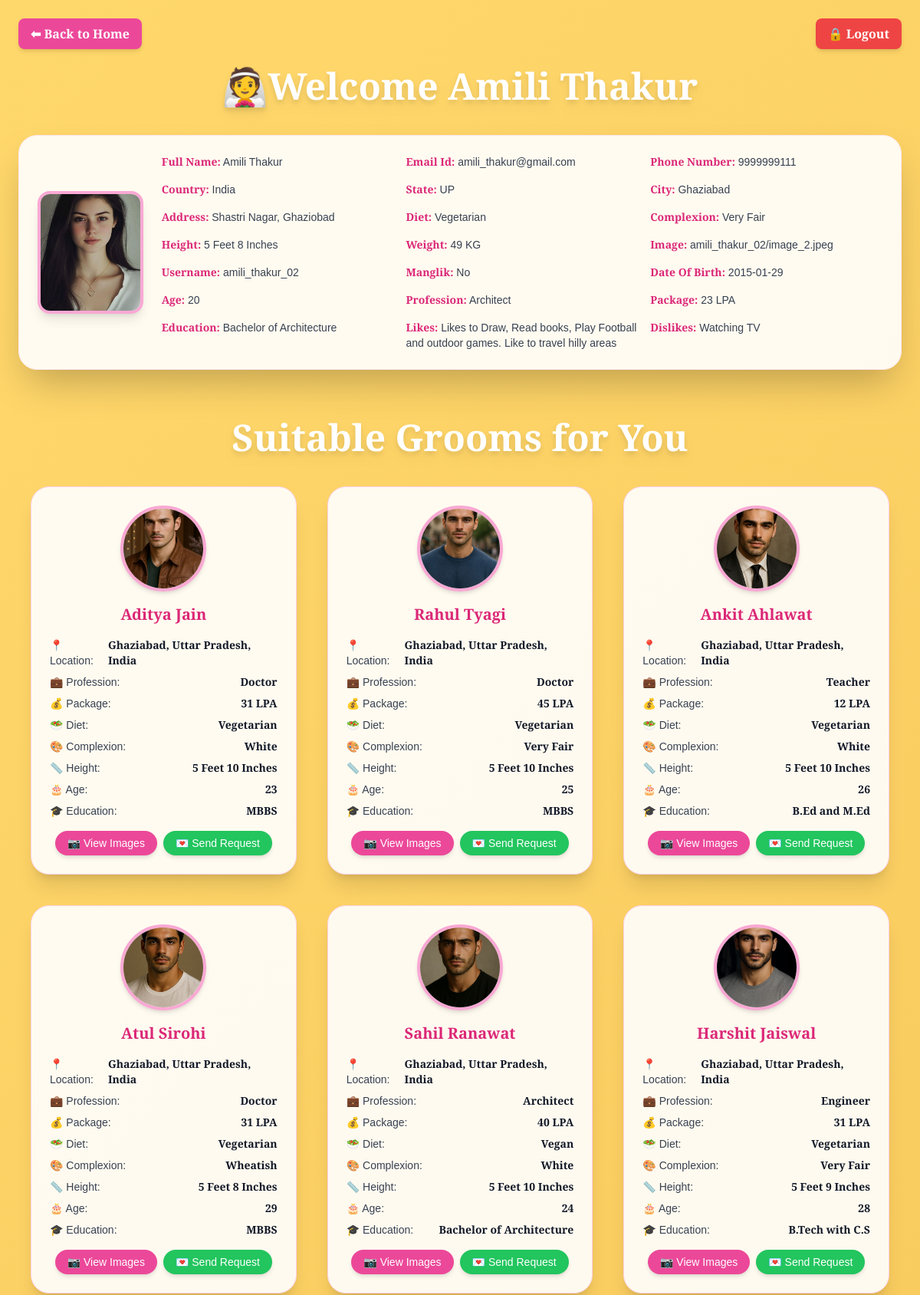
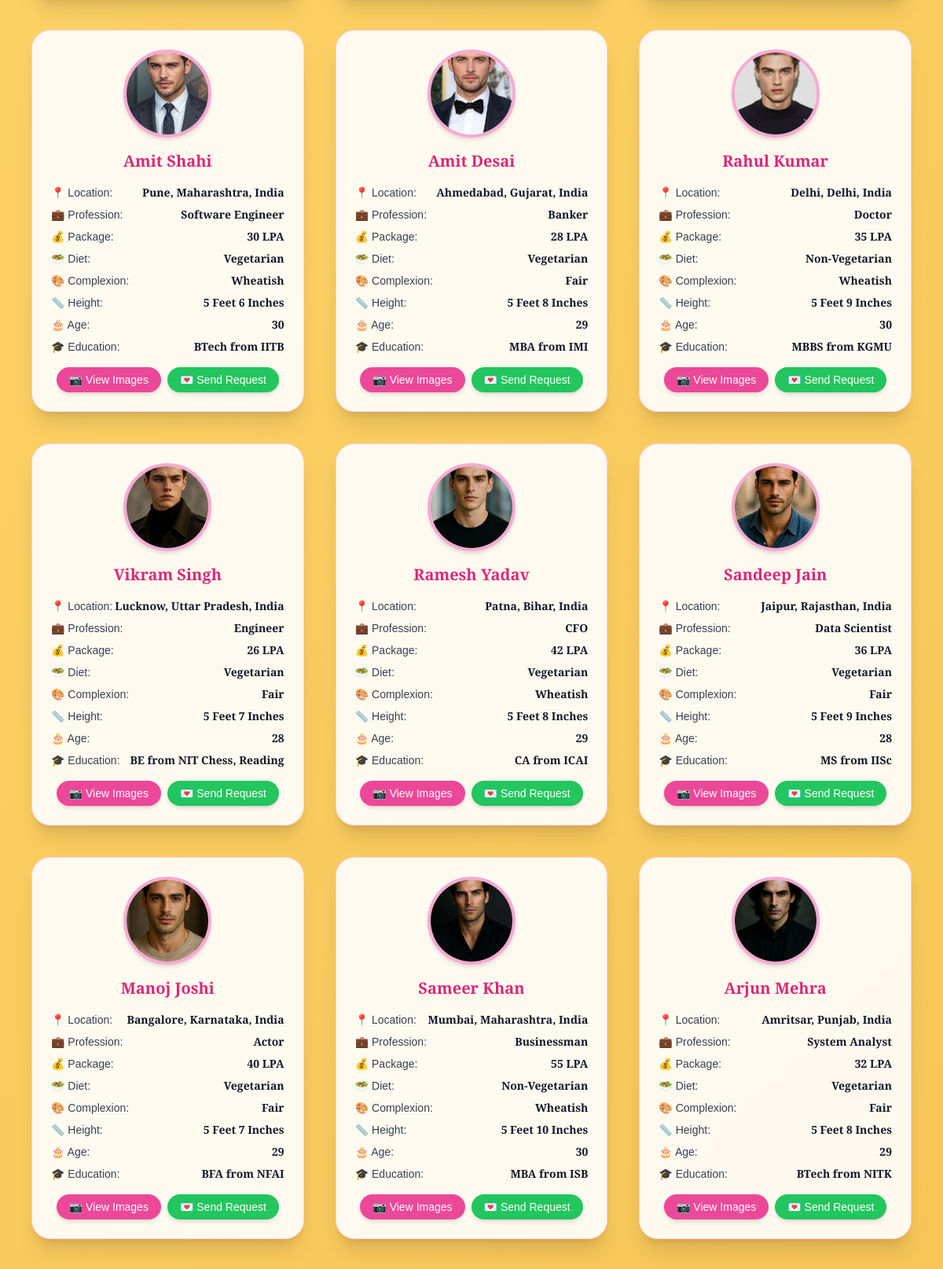
Page /bride-profile/amili_thakur_02 (upper part) on the committed database (2 pictures, top to bottom).
### tables this page shows
CREATE TABLE Bride_profile (
            id INTEGER PRIMARY KEY AUTOINCREMENT,
            full_name TEXT,
            email_id TEXT,
            phone_number TEXT,
            country TEXT,
            state TEXT,
            city TEXT,
            address TEXT,
            diet TEXT,
            complexion TEXT,
            height TEXT,
            weight TEXT,
            image TEXT,
            video TEXT,
            username TEXT,
            password TEXT,  -- Added password column
            manglik TEXT,
            date_of_birth TEXT,
            age INTEGER,
            profession TEXT,
            package TEXT,
            education TEXT,
            likes TEXT,
            dislikes TEXT
        );

CREATE TABLE Groom_profile (
            id INTEGER PRIMARY KEY AUTOINCREMENT,
            full_name TEXT,
            email_id TEXT,
            phone_number TEXT,
            country TEXT,
            state TEXT,
            city TEXT,
            address TEXT,
            diet TEXT,
            complexion TEXT,
            height TEXT,
            weight TEXT,
            image TEXT,
            video TEXT,
            username TEXT,
            password TEXT,  -- Added password column
            manglik TEXT,
            date_of_birth TEXT,
            age INTEGER,
            profession TEXT,
            package TEXT,
            education TEXT,
            likes TEXT,
            dislikes TEXT
        );

### app.py (the view, shortened to what this page needs)
@app.route("/bride-profile/<username>")
def bride_profile(username):
    conn = sqlite3.connect("jeevansathi.db")
    cursor = conn.cursor()
    cursor.execute("SELECT * FROM Bride_profile WHERE username = ?", (username,))
    profile = cursor.fetchone()
    cursor.execute("SELECT * FROM Groom_profile")
    grooms = cursor.fetchall()
    cursor.execute("SELECT * FROM Requests WHERE sender = ? OR receiver = ?", (username, username))
    requests = cursor.fetchall()
    conn.close()
    if profile:
        profile_data = {
            "full_name": profile[1],
            "email_id": profile[2],
            "phone_number": profile[3],
            "country": profile[4],
            "state": profile[5],
            "city": profile[6],
            "address": profile[7],
            "diet": profile[8],
            "complexion": profile[9],
            "height": profile[10],
            "weight": profile[11],
            "image": profile[12].split(",")[0].replace("\\", "/"),  # Normalize path to use forward slashes
            "username": profile[14],
            "manglik": profile[16],
            "date_of_birth": profile[17],
            "age": profile[18],
            "profession": profile[19],
            "package": profile[20],
            "education": profile[21],
            "likes": profile[22],
            "dislikes": profile[23],
        }
        groom_profiles = []
        for groom in grooms:
            groom_data = {
                "full_name": groom[1],
                "country": groom[4],
                "state": groom[5],
                "city": groom[6],
                "diet": groom[8],
                "complexion": groom[9],
                "height": groom[10],
                "weight": groom[11],
                "manglik": groom[16],
                "date_of_birth": groom[17],
                "age": groom[18],
                "profession": groom[19],
                "package": groom[20],
                "education": groom[21],
                "likes": groom[22],
                "dislikes": groom[23],
                "image": groom[12].split(",")[0].replace("\\", "/"),  # Normalize
                "images": [url_for('uploaded_file', filename=img.replace("\\", "/")) for img in groom[12].split(",") if img],
                "username": groom[14],
                "video": groom[13].replace("\\", "/") if groom[13] else None,  # Normalize video path if exists
                "Sender_status": None,
                "Send_Or_Receive": None,
            }
            print("here is the groom data:", groom_data)
            groom_profiles.append(groom_data)
        session['bride_profile'] = profile_data
        return render_template("bride-profile.html", profile=profile_data, grooms=groom_profiles)
    else:
        flash("Profile not found!")
        return redirect(url_for("home"))

### templates/bride-profile.html (shortened to what this page needs)
<!DOCTYPE html>
<html lang="en">
<head>
  <script src="https://cdn.tailwindcss.com"></script>
</head>
<body class="min-h-screen flex flex-col items-center justify-start p-6">
  <div class="w-full max-w-7xl mb-6 flex justify-between">
    <a href="{{ url_for('home') }}"
       class="inline-block bg-pink-500 hover:bg-pink-600 text-white font-semibold py-2 px-4 rounded-lg shadow-md transition-all text-sm sm:text-base">
      ⬅ Back to Home
    </a>
    <a href="{{ url_for('logout') }}"
       class="inline-block bg-red-500 hover:bg-red-600 text-white font-semibold py-2 px-4 rounded-lg shadow-md transition-all text-sm sm:text-base">
      🔒 Logout
    </a>
  </div>
  <h1 class="text-5xl text-white font-bold mb-10 drop-shadow-lg">👰Welcome {{profile['full_name']}}</h1>
  <div class="w-full max-w-7xl bg-white/90 rounded-3xl shadow-2xl border border-pink-100 p-6 flex flex-col md:flex-row items-center gap-6 mb-16">
    <img src="{{ url_for('uploaded_file', filename=profile['image']) }}" alt="Bride Image"
         class="w-40 h-40 rounded-2xl border-4 border-pink-300 object-cover shadow-lg" />
    <div class="grid grid-cols-1 sm:grid-cols-2 lg:grid-cols-3 gap-4 text-sm text-gray-700 w-full">
  {% for key, value in profile.items() %}
    {% if key != 'images' and key != 'video' %}
    <div>
      <strong class="text-pink-600">{{ key.replace('_', ' ').title() }}:</strong>
      {{ value }}
    </div>
    {% endif %}
  {% endfor %}
</div>
  </div>
<h1 class="text-5xl text-white font-bold mb-10 drop-shadow-lg text-center">Suitable Grooms for You</h1>
<div class="w-full px-4">
  <div class="max-w-7xl mx-auto grid grid-cols-1 sm:grid-cols-2 lg:grid-cols-3 gap-10 mb-20">
    {% for groom in grooms %}
    <div class="bg-white/90 rounded-3xl border border-pink-200 p-6 shadow-xl hover:shadow-pink-300 transition-all duration-300 hover:scale-[1.02] flex flex-col items-center relative overflow-hidden">
      <img src="{{ url_for('uploaded_file', filename=groom['image']) }}" alt="Groom Image"
           class="w-28 h-28 rounded-full border-4 border-pink-300 object-cover shadow-md mb-4" />
      <div class="text-center w-full space-y-1">
        <h3 class="text-xl text-pink-600 font-bold">{{ groom['full_name'] }}</h3>
      </div>
      <div class="grid grid-cols-1 gap-y-2 w-full mt-4 text-sm">
        <div class="flex justify-between">
          <span class="font-medium text-gray-700">📍 Location:</span>
          <span class="font-semibold text-gray-900">{{ groom['city'] }}, {{ groom['state'] }}, {{ groom['country'] }}</span>
        </div>
        <div class="flex justify-between">
          <span class="font-medium text-gray-700">💼 Profession:</span>
          <span class="font-semibold text-gray-900">{{ groom['profession'] }}</span>
        </div>
        <div class="flex justify-between">
          <span class="font-medium text-gray-700">💰 Package:</span>
          <span class="font-semibold text-gray-900">{{ groom['package'] }}</span>
        </div>
        <div class="flex justify-between">
          <span class="font-medium text-gray-700">🥗 Diet:</span>
          <span class="font-semibold text-gray-900">{{ groom['diet'] }}</span>
        </div>
        <div class="flex justify-between">
          <span class="font-medium text-gray-700">🎨 Complexion:</span>
          <span class="font-semibold text-gray-900">{{ groom['complexion'] }}</span>
        </div>
        <div class="flex justify-between">
          <span class="font-medium text-gray-700">📏 Height:</span>
          <span class="font-semibold text-gray-900">{{ groom['height'] }}</span>
        </div>
        <div class="flex justify-between">
          <span class="font-medium text-gray-700">🎂 Age:</span>
          <span class="font-semibold text-gray-900">{{ groom['age'] }}</span>
        </div>
        <div class="flex justify-between">
          <span class="font-medium text-gray-700">🎓 Education:</span>
          <span class="font-semibold text-gray-900">{{ groom['education'] }}</span>
        </div>
      </div>
      <div class="flex flex-wrap gap-2 mt-4 justify-center">
        {% if groom['images'] and groom['images'] | length > 0 %}
        <button class="view-images-btn bg-pink-500 hover:bg-pink-600 text-white py-1.5 px-4 rounded-full shadow-md text-sm"
                data-images='{{ groom["images"] | tojson | safe }}'>📷 View Images</button>
        {% endif %}
        {% if groom['Send_Or_Receive'] == 'Sender' %}
          {% if groom['Sender_status'] == 'Waiting' %}
          <button class="request-sent-btn bg-orange-500 text-white py-1.5 px-4 rounded-full shadow-md text-sm"
                  data-groom-username="{{ groom['username'] }}">Request Sent</button>
          {% elif groom['Sender_status'] == 'Approved' %}
          <button class="accepted-btn bg-green-500 text-white py-1.5 px-4 rounded-full shadow-md text-sm"
                  data-groom-username="{{ groom['username'] }}">Accepted</button>
          <a href="{{ url_for('groom_complete_profile', username=groom['username'], viewer=profile['username']) }}"
             class="view-profile-btn bg-purple-500 hover:bg-purple-600 text-white py-1.5 px-4 rounded-full shadow-md text-sm">📄 View Complete Profile</a>
          {% endif %}
        {% else %}
        <button class="send-request-btn bg-green-500 hover:bg-green-600 text-white py-1.5 px-4 rounded-full shadow-md text-sm"
                data-groom-username="{{ groom['username'] }}">💌 Send Request</button>
        {% endif %}
      </div>
    </div>
    {% endfor %}
  </div>
</div>
</body>
</html>

### templates/bride-profile.html (style rules this page uses)
body { font-family: 'Libre Bodoni', sans-serif; background: linear-gradient(135deg, #ffd86c, #d47d0a); background-size: 300% 300%; animation: gradientBG 20s ease infinite; }
h1, h2, h3 { font-family: 'Libre Bodoni', cursive; }

### rows in the picture
Bride_profile: full_name "Amili Thakur", image (picture), replace "Full Name", replace "Email Id", email "amili_thakur@gmail.com", replace "Phone Number", phone_number "9999999111", replace "Country", country "India", replace "State", state "UP", replace "City", city "Ghaziabad", replace "Address", address "Shastri Nagar, Ghaziobad", replace "Diet", diet "Vegetarian", replace "Complexion", complexion "Very Fair", replace "Height", height "5 Feet 8 Inches", replace "Weight", weight "49 KG", replace "Image", image "amili_thakur_02/image_2.jpeg", replace "Username", username "amili_thakur_02", replace "Manglik", manglik "No", replace "Date Of Birth", date_of_birth "2015-01-29", replace "Profession", profession "Architect", replace "Package", package "23 LPA", replace "Education", education "Bachelor of Architecture", replace "Likes", likes "Likes to Draw, Read books, Play Football and outdoor games. Like to travel hilly areas", replace "Dislikes", dislikes "Watching TV"
Groom_profile: image (picture), full_name "Aditya Jain", city "Ghaziabad", state "Uttar Pradesh", country "India", profession "Doctor", package "31 LPA", diet "Vegetarian", complexion "White", height "5 Feet 10 Inches", age "23", education "MBBS"
Groom_profile: image (picture), full_name "Rahul Tyagi", city "Ghaziabad", state "Uttar Pradesh", country "India", profession "Doctor", package "45 LPA", diet "Vegetarian", complexion "Very Fair", height "5 Feet 10 Inches", age "25", education "MBBS"
Groom_profile: image (picture), full_name "Ankit Ahlawat", city "Ghaziabad", state "Uttar Pradesh", country "India", profession "Teacher", package "12 LPA", diet "Vegetarian", complexion "White", height "5 Feet 10 Inches", age "26", education "B.Ed and M.Ed"
Groom_profile: image (picture), full_name "Atul Sirohi", city "Ghaziabad", state "Uttar Pradesh", country "India", profession "Doctor", package "31 LPA", diet "Vegetarian", complexion "Wheatish", height "5 Feet 8 Inches", age "29", education "MBBS"
Groom_profile: image (picture), full_name "Sahil Ranawat", city "Ghaziabad", state "Uttar Pradesh", country "India", profession "Architect", package "40 LPA", diet "Vegan", complexion "White", height "5 Feet 10 Inches", age "24", education "Bachelor of Architecture"
Groom_profile: image (picture), full_name "Harshit Jaiswal", city "Ghaziabad", state "Uttar Pradesh", country "India", profession "Engineer", package "31 LPA", diet "Vegetarian", complexion "Very Fair", height "5 Feet 9 Inches", age "28", education "B.Tech with C.S"
Groom_profile: image (picture), full_name "Amit Shahi", city "Pune", state "Maharashtra", country "India", profession "Software Engineer", package "30 LPA", diet "Vegetarian", complexion "Wheatish", height "5 Feet 6 Inches", age "30", education "BTech from IITB"
Groom_profile: image (picture), full_name "Amit Desai", city "Ahmedabad", state "Gujarat", country "India", profession "Banker", package "28 LPA", diet "Vegetarian", complexion "Fair", height "5 Feet 8 Inches", age "29", education "MBA from IMI"
Groom_profile: image (picture), full_name "Rahul Kumar", city "Delhi", state "Delhi", country "India", profession "Doctor", package "35 LPA", diet "Non-Vegetarian", complexion "Wheatish", height "5 Feet 9 Inches", age "30", education "MBBS from KGMU"
Groom_profile: image (picture), full_name "Vikram Singh", city "Lucknow", state "Uttar Pradesh", country "India", profession "Engineer", package "26 LPA", diet "Vegetarian", complexion "Fair", height "5 Feet 7 Inches", age "28", education "BE from NIT Chess, Reading"
Groom_profile: image (picture), full_name "Ramesh Yadav", city "Patna", state "Bihar", country "India", profession "CFO", package "42 LPA", diet "Vegetarian", complexion "Wheatish", height "5 Feet 8 Inches", age "29", education "CA from ICAI"
Groom_profile: image (picture), full_name "Sandeep Jain", city "Jaipur", state "Rajasthan", country "India", profession "Data Scientist", package "36 LPA", diet "Vegetarian", complexion "Fair", height "5 Feet 9 Inches", age "28", education "MS from IISc"
Groom_profile: image (picture), full_name "Manoj Joshi", city "Bangalore", state "Karnataka", country "India", profession "Actor", package "40 LPA", diet "Vegetarian", complexion "Fair", height "5 Feet 7 Inches", age "29", education "BFA from NFAI"
Groom_profile: image (picture), full_name "Sameer Khan", city "Mumbai", state "Maharashtra", country "India", profession "Businessman", package "55 LPA", diet "Non-Vegetarian", complexion "Wheatish", height "5 Feet 10 Inches", age "30", education "MBA from ISB"
Groom_profile: image (picture), full_name "Arjun Mehra", city "Amritsar", state "Punjab", country "India", profession "System Analyst", package "32 LPA", diet "Vegetarian", complexion "Fair", height "5 Feet 8 Inches", age "29", education "BTech from NITK"

### other values in the picture
{{ key.replace('_', ' ').title() }} "Age"
{{ value }} "20"
